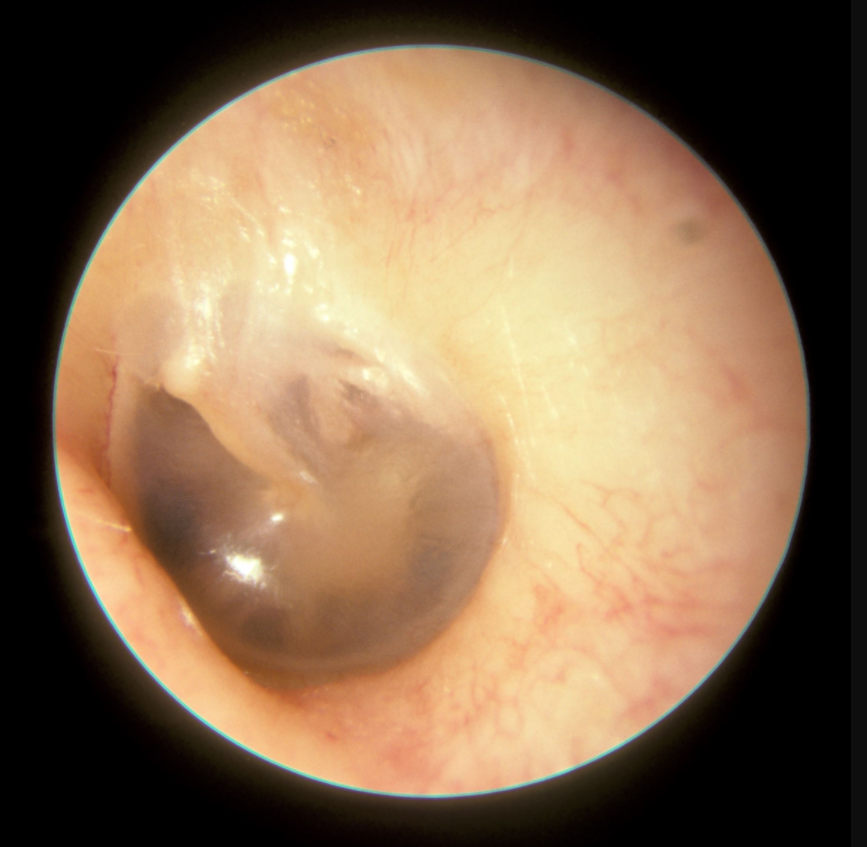
#> input picture left eardrum.png, 867 x 847 px
$ python left_right_ear.py
#> lines starting #> are read from the running program, lines starting #| are printed output that depends on the picture
from tkinter import *
from tkinter import filedialog
from PIL import Image, ImageTk
import cv2

root = Tk()

root.filename = filedialog.askopenfilename(initialdir="/", title="Select A file",
                                           filetypes=(("png files", ".png"),
                                                      ("jpeg files", "jpeg"),
                                                      ("all files", "*.*")))
#> the answer given: left eardrum.png
my_label = Label(root, text=root.filename).pack()
upload_img = ImageTk.PhotoImage(Image.open(root.filename))
upload_img_label = Label(image=upload_img).pack()

root.mainloop()

# image1 is a reference image
image1 = cv2.imread("E:/Project/left eardrum.png")
image2 = cv2.imread(root.filename)

# made same sized images inorder to compare two images

image1 = cv2.resize(image1, (500, 500))
#> image1: shape (500, 500, 3)
image2 = cv2.resize(image2, (500, 500))

# check if some similarities are present

sift = cv2.xfeatures2d.SIFT_create()
kp_1, desc_1 = sift.detectAndCompute(image1, None)
#> kp_1 = 35 keypoints; strongest (x, y, size): (233, 174, 179), (141, 335, 12.9), (345, 363, 102.2), (100, 317, 31.6)
kp_2, desc_2 = sift.detectAndCompute(image2, None)
#> kp_2 has the same summary as kp_1

index_params = dict(algorithm=0, trees=5)
search_params = dict()

# Flann algorithm is used to compare two images
flann = cv2.FlannBasedMatcher(index_params, search_params)

matches = flann.knnMatch(desc_1, desc_2, k=2)
#> matches = 35 matches
good_points = []
for m, n in matches:
    if m.distance < 0.9 * n.distance:
        good_points.append(m)
#> this loop made 35 passes
#> after the loop, good_points = 35 matches

key_points_consider = 0
if len(kp_1) >= len(kp_2):
    key_points_consider = len(kp_1)
#> key_points_consider = 35
else:
    key_points_consider = len(kp_2)

percentage = len(good_points) / key_points_consider * 100
#> percentage = 100

if percentage > 25:
    print("LEFT EAR")
else:
    print("RIGHT EAR")

result = cv2.drawMatches(image1, kp_1, image2, kp_2, good_points, None)
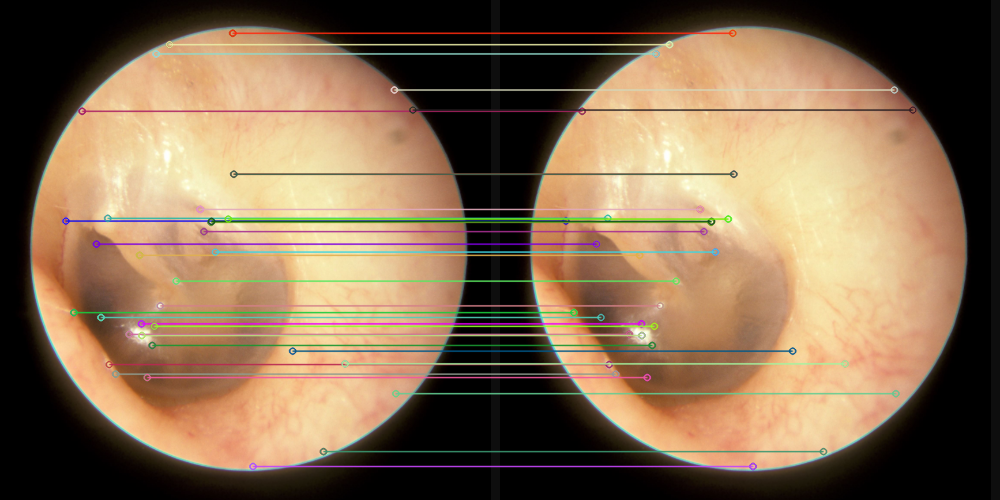
#> result: shape (500, 1000, 3); mean B, G, R 81.9, 108.4, 133.8

# [5 lines of commented-out code are left out]
